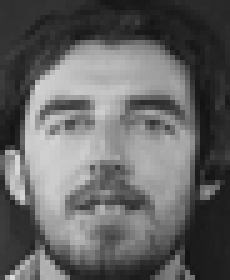
#> input picture Data_Analytics/Hw2/ORL Faces/11_1.png, 46 x 56 px, found by its file name (shown 5 times larger); its folder holds only this picture in this run
$ jupyter execute --allow-errors HW2.ipynb
#> lines starting #> are read from the running program, lines starting #| are printed output that depends on the picture; long printed decimals are rounded
Pset2

[cell 1]
import numpy as np
import cv2
import os

image_folder = "/Users/fransea/Documents/ok_environment/repository/Data_Analytics/Hw2/ORL Faces"
print(sorted(os.listdir(image_folder)))

[cell 2]
# To exclude the .DS_Store in Mac
filenames = [f for f in os.listdir(image_folder) if not f.startswith(".")]
image_size = (46, 56)
num_image = 400

# Create a matrix to store the images
image_matrix = np.zeros((num_image, image_size[0] * image_size[1]))

print(sorted(filenames))

[cell 3]
# Read and flatten each image into a row vector
for i, filename in enumerate(sorted(filenames)):
    img_path = os.path.join(image_folder, filename)
    img = cv2.imread(img_path, cv2.IMREAD_GRAYSCALE)  # Read as a grayscale image
#> img is the input picture: shape (56, 46); min 18, max 219, mean 100
    if img is not None:
        img_flat = img.flatten()  # Flatten the image into a 1D vector
#> img_flat = 2576 values, max 219 at index 2532, min 18 at index 960, mean 100
        image_matrix[i, :] = img_flat  # Store the flattened image in the matrix
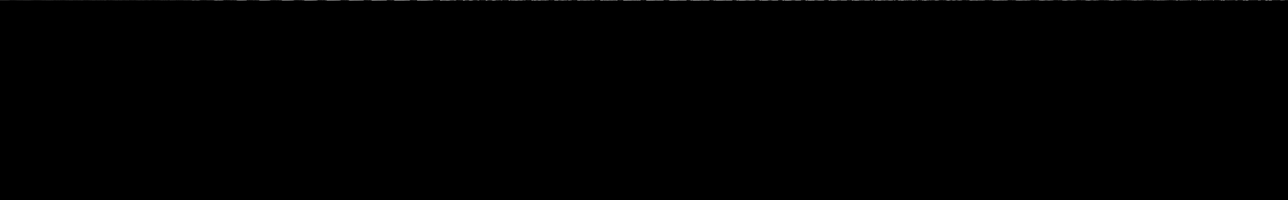
#> image_matrix: shape (400, 2576) float64 (shown at 1/2 size); min 0, max 219, mean 0.3

# Ensure the shape is correct
print("Matrix shape:", image_matrix.shape)
#| Matrix shape: (400, 2576)

I've change the names for images of women, so that the last 40 of the sorted files are women's.(There are only 4 women in this dataset)

[cell 4]
# female >> 0, male >> 1
# initialize the column with all one
gender = np.ones((400, 1))

gender[-40:] = 0
print(gender)

image_matrix = np.hstack((image_matrix, gender))
#> image_matrix: shape (400, 2577) float64
print(image_matrix.shape)
#| (400, 2577)

[cell 5]
from sklearn.linear_model import LinearRegression
# The last column of the matrix is y

x = image_matrix[:, :-1]
y = image_matrix[:, -1]
#> y = 400 values, max 1 at index 0, min 0 at index 360, mean 0.9

model = LinearRegression()
model.fit(x, y)

print(model.coef_)
print(model.intercept_)

y_pred = model.predict(x)
#> y_pred = 400 values, max 1 at index 0, min 0.9 at index 1, mean 0.9
print(y_pred[:5])
#| [1.         0.8997 0.8997 0.8997 0.8997]

[cell 6]
# Extract coefficients and reshape into (46, 56) to match image size
coef_image = model.coef_.reshape(46, 56)

# Plot heatmap of feature importance
#> (the rest of this cell did not finish here and is left out)

as we can see in this picture above, red pixels contribute more towards predicting male, and blue contribute more towards predicting female, and white/gray pixels have little influence on gender prediction

[cell 7]
# The last column of the matrix is y
X = image_matrix[:, :-1]  # All 2576 pixels
y = image_matrix[:, -1]   # Gender labels

model = LinearRegression()
model.fit(X, y)  # Fit the regression model

print(model.coef_)      # Regression coefficients
print(model.intercept_) # Intercept
y_pred = model.predict(X) # Predictions
print(y_pred[:5])
#| [1.         0.8997 0.8997 0.8997 0.8997]

[cell 8]
from sklearn.linear_model import Lasso
import numpy as np
import matplotlib.pyplot as plt
import statsmodels.api as sm
from sklearn.preprocessing import StandardScaler

# Assume image_matrix is (400, 2577), with the last column as gender labels
X = image_matrix[:, :-1]  # Extract the first 2576 columns (pixel values)
y = image_matrix[:, -1]   # Extract the last column (gender labels)

# Standardize X for better Lasso performance
scaler = StandardScaler()
X_scaled = scaler.fit_transform(X)

# Step 1: Use Lasso to select important features
lasso = Lasso(alpha=0.01)  # Alpha is the regularization strength (adjustable)
lasso.fit(X_scaled, y)

# Get selected features (non-zero coefficients)
selected_features = np.where(lasso.coef_ != 0)[0]  # Indices of important features
X_reduced = X_scaled[:, selected_features]  # Keep only selected features
#> X_reduced = empty array

# Step 2: Perform Stepwise Regression on Reduced Features
def stepwise_selection(X, y, threshold_in=0.05, threshold_out=0.1):
    """
    Perform stepwise regression (forward selection + backward elimination)
    on a reduced set of features selected by Lasso.
    """
#> called with X = array of shape (400, 0), y = array of shape (400,), threshold_in = 0.05, threshold_out = 0.1
    selected_features = []
    remaining_features = list(range(X.shape[1]))  # All feature indices
#> remaining_features = []
    current_score, best_new_score = 0.0, 0.0

    while remaining_features:
        pvals = []
        for feature in remaining_features:
            test_features = selected_features + [feature]
            X_test = sm.add_constant(X[:, test_features])  # Add intercept
            model = sm.OLS(y, X_test).fit()
            pvals.append((feature, model.pvalues[-1]))  # Get p-value of the new feature

        # Select feature with the lowest p-value (most significant)
        feature_to_add, pval = min(pvals, key=lambda x: x[1])

        if pval < threshold_in:
            selected_features.append(feature_to_add)
            remaining_features.remove(feature_to_add)
            current_score = sm.OLS(y, sm.add_constant(X[:, selected_features])).fit().rsquared
        else:
            break  # Stop if no more significant features

        # Backward elimination
        while selected_features:
            X_test = sm.add_constant(X[:, selected_features])
            model = sm.OLS(y, X_test).fit()
            pvals = model.pvalues[1:]  # Ignore intercept p-value
            worst_pval = max(pvals) if len(pvals) > 0 else 0

            if worst_pval > threshold_out:
                worst_feature = selected_features[pvals.argmax()]
                selected_features.remove(worst_feature)
            else:
                break  # Stop if all remaining features are significant
#> after the loop, selected_features = []

    return selected_features

# Perform stepwise regression on the reduced dataset
final_selected_features = stepwise_selection(X_reduced, y)
#> final_selected_features = []

# Create a binary mask of selected pixels
pixel_map = np.zeros(2576)
pixel_map[selected_features[final_selected_features]] = 1  # Mark selected pixels

# Reshape into (46, 56) for visualization
pixel_image = pixel_map.reshape(46, 56)

# Plot the selected pixels
plt.figure(figsize=(6, 6))
plt.imshow(pixel_image, cmap="gray", aspect="auto")
plt.colorbar(label="Selected Pixel (1 = Important, 0 = Not Important)")
plt.title("Lasso + Stepwise Regression: Important Pixels for Gender Prediction")
plt.xlabel("Width (56 pixels)")
plt.ylabel("Height (46 pixels)")
plt.show()
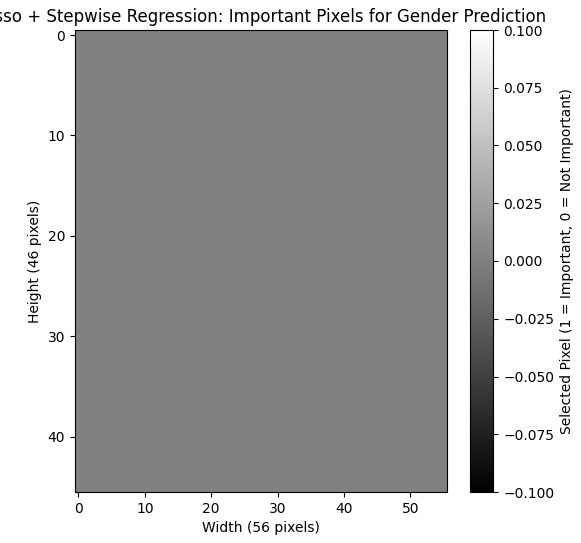
#> figure drawn by matplotlib, 2 panels
